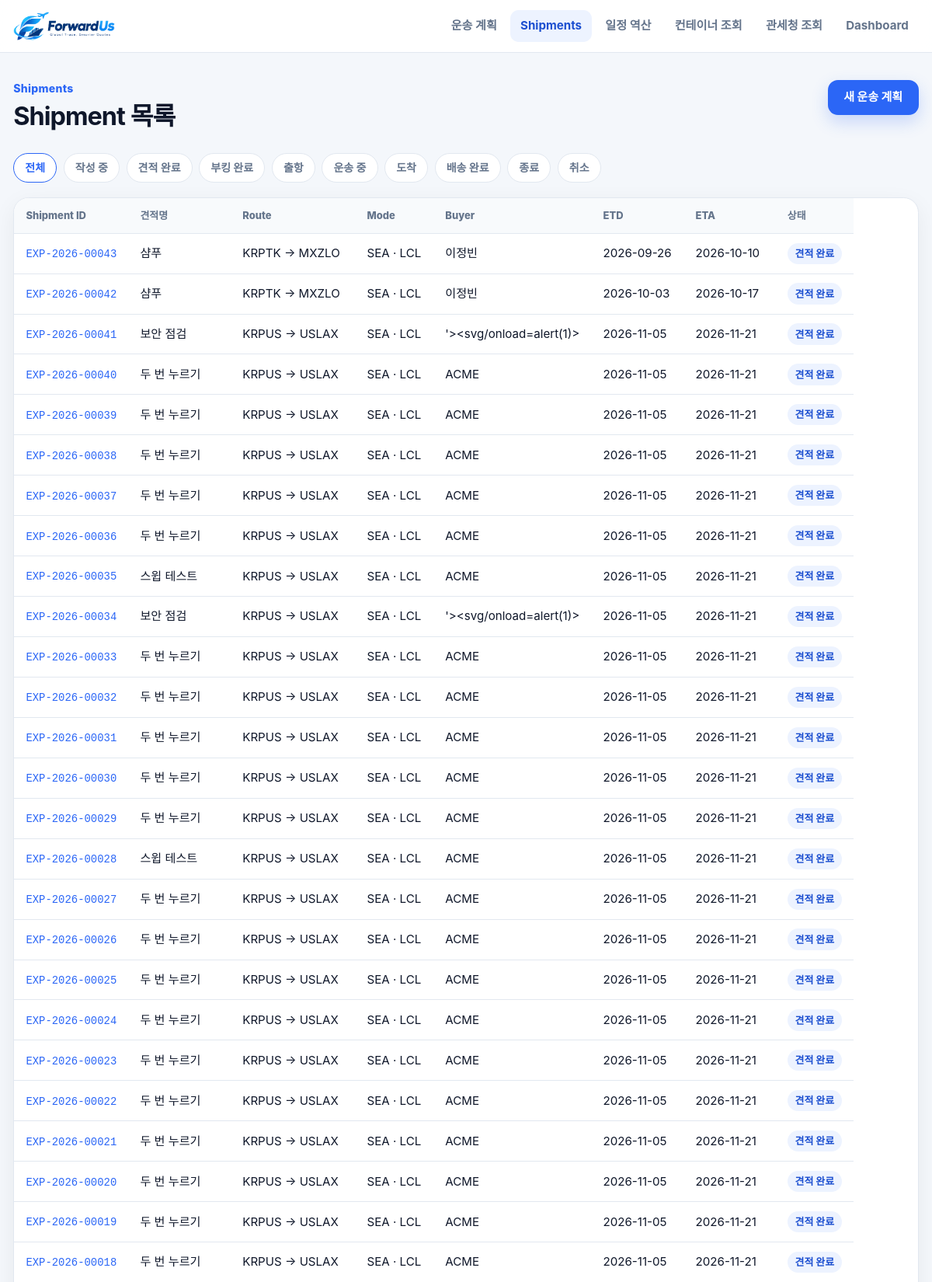
Screenshot of /shipments (upper part) with the database file from the repository.
### forwardus/app/models/shipment.py (models this page shows, shortened)
class Shipment(db.Model):
    __tablename__ = "shipments"
    id = db.Column(db.Integer, primary_key=True)
    shipment_id = db.Column(db.String(20), nullable=False, unique=True, index=True)
    project_name = db.Column(db.String(200), nullable=False)
    user_id = db.Column(db.Integer, nullable=True)
    buyer_id = db.Column(db.Integer, db.ForeignKey("buyers.id"), nullable=True)
    trade_type = db.Column(db.String(10), nullable=False, default="export")
    transport_mode = db.Column(db.String(10), nullable=False)  # SEA | AIR
    sea_mode = db.Column(db.String(10), nullable=True)  # FCL | LCL | None
    origin_code = db.Column(db.String(10), nullable=False)
    origin_name = db.Column(db.String(200), nullable=False, default="")
    destination_code = db.Column(db.String(10), nullable=False)
    destination_name = db.Column(db.String(200), nullable=False, default="")
    destination_country = db.Column(db.String(100), nullable=False, default="")
    requested_departure_date = db.Column(db.Date, nullable=True)
    cargo_ready_date = db.Column(db.Date, nullable=True)
    etd = db.Column(db.Date, nullable=True)
    eta = db.Column(db.Date, nullable=True)
    planned_eta = db.Column(db.Date, nullable=True)
    buyer_required_date = db.Column(db.Date, nullable=True)
    incoterms = db.Column(db.String(3), nullable=False)
    currency = db.Column(db.String(3), nullable=False, default="USD")
    invoice_value = db.Column(db.Float, nullable=False)
    exporter_name = db.Column(db.String(200), nullable=False, default="")
    exporter_address = db.Column(db.String(500), nullable=False, default="")
    notify_party = db.Column(db.String(300), nullable=False, default="SAME AS CONSIGNEE")
    exporter_business_no = db.Column(db.String(20), nullable=False, default="")
    customs_trade_kind = db.Column(db.String(4), nullable=False, default="11")
    customs_payment_method = db.Column(db.String(4), nullable=False, default="TT")
    country_of_origin = db.Column(db.String(60), nullable=False, default="KR · 대한민국")
    bl_no = db.Column(db.String(30), nullable=False, default="")
    export_declaration_no = db.Column(db.String(20), nullable=False, default="")
    cargo_no = db.Column(db.String(20), nullable=False, default="")
    carrier = db.Column(db.String(100), nullable=True)
    vessel_or_flight = db.Column(db.String(100), nullable=True)
    transit_days = db.Column(db.Integer, nullable=True)
    is_direct = db.Column(db.Boolean, nullable=True)
    freight_usd = db.Column(db.Float, nullable=True)
    schedule_source = db.Column(db.String(20), nullable=True)
    status = db.Column(db.String(20), nullable=False, default="draft")
    created_at = db.Column(db.DateTime, nullable=False, default=utc_now)
    updated_at = db.Column(db.DateTime, nullable=False, default=utc_now, onupdate=utc_now)
    buyer = db.relationship("Buyer", back_populates="shipments")
    cargos = db.relationship("Cargo", back_populates="shipment", cascade="all, delete-orphan",
                             order_by="Cargo.line_no")
    documents = db.relationship("TradeDocument", back_populates="shipment", cascade="all, delete-orphan")
    requirement_documents = db.relationship(
        "RequirementDocument", back_populates="shipment", cascade="all, delete-orphan",
        order_by="RequirementDocument.uploaded_at")
    tracking_events = db.relationship(
        "TrackingEvent",
        back_populates="shipment",
        cascade="all, delete-orphan",
        order_by="TrackingEvent.event_time",
    )
    costs = db.relationship("ShipmentCost", back_populates="shipment", cascade="all, delete-orphan")
    payments = db.relationship(
        "Payment", back_populates="shipment", cascade="all, delete-orphan", order_by="Payment.due_date"
    )
    @property
    def status_label(self) -> str:
        return STATUS_LABELS.get(self.status, self.status)
    @property
    def mode_label(self) -> str:
        if self.transport_mode == "AIR":
            return "AIR"
        return f"SEA · {self.sea_mode}" if self.sea_mode else "SEA"
    @property
    def delay_days(self) -> int:
        if self.eta and self.planned_eta:
            return (self.eta - self.planned_eta).days
        return 0

### forwardus/app/models/buyer.py (models this page shows, shortened)
class Buyer(db.Model):
    __tablename__ = "buyers"
    id = db.Column(db.Integer, primary_key=True)
    name = db.Column(db.String(200), nullable=False)
    country = db.Column(db.String(100), nullable=False, default="")
    address = db.Column(db.String(500), nullable=False, default="")
    contact_email = db.Column(db.String(200), nullable=False, default="")
    created_at = db.Column(db.DateTime, nullable=False, default=utc_now)
    shipments = db.relationship("Shipment", back_populates="buyer")

### forwardus/app/routes/shipment.py (the view)
@shipment_bp.get("")
def index():
    status = request.args.get("status") or None
    if status not in SHIPMENT_STATUSES:
        status = None
    return render_template(
        "shipment/list.html",
        shipments=shipment_service.list_shipments(status),
        status=status,
        statuses=STATUS_LABELS,
    )

### forwardus/app/collectors/ai_client.py (called while the page is built)
def available() -> bool:
    return bool(get_config("AI_API_KEY", ""))

### forwardus/app/collectors/base_client.py (called while the page is built)
def get_config(key: str, default: Any = None) -> Any:
    if has_app_context():
        return current_app.config.get(key, default)
    return getattr(Config, key, default)

### forwardus/app/repositories/shipment_repository.py (called while the page is built)
def list_shipments(status: str | None = None) -> list[Shipment]:
    query = Shipment.query
    if status:
        query = query.filter_by(status=status)
    return query.order_by(Shipment.created_at.desc()).all()

### forwardus/app/services/shipment_service.py (called while the page is built)
def list_shipments(status: str | None = None):
    return shipment_repository.list_shipments(status or None)

### forwardus/app/services/support_chat_service.py (called while the page is built)
def available() -> bool:
    return ai_client.available()

def intro() -> dict:
    return {
        "greeting": GREETING,
        "suggestions": list(SUGGESTIONS),
        "available": available(),
        "offline_note": ("AI 상담 키(AI_API_KEY)가 없어 지금은 답변할 수 없습니다. "
                         ".env에 키를 넣으면 바로 동작합니다."),
        "lookup_links": [
            {"label": link["label"], "url": link["url"]}
            for link in export_requirements.LOOKUP_LINKS.values()
        ][:3],
    }

### forwardus/app/templates/shipment/list.html (shortened to what this page needs)
{% extends "base.html" %}
{% from "_macros.html" import status_badge %}
{% block content %}
  <div class="page_head">
    <div>
      <p class="eyebrow">Shipments</p>
      <h1>Shipment 목록</h1>
    </div>
    <a class="button primary" href="{{ url_for('planning.new') }}">새 운송 계획</a>
  </div>
  <nav class="chip_row" aria-label="상태 필터">
    <a class="chip {{ 'active' if not status }}" href="{{ url_for('shipment.index') }}">전체</a>
    {% for key, label in statuses.items() %}
      <a class="chip {{ 'active' if status == key }}" href="{{ url_for('shipment.index', status=key) }}">{{ label }}</a>
    {% endfor %}
  </nav>
  {% if shipments %}
    <div class="card table_card">
      <table class="table">
        <thead>
          <tr><th>Shipment ID</th><th>견적명</th><th>Route</th><th>Mode</th><th>Buyer</th><th>ETD</th><th>ETA</th><th>상태</th></tr>
        </thead>
        <tbody>
          {% for s in shipments %}
            <tr>
              <td><a class="mono" href="{{ url_for('shipment.detail', shipment_id=s.shipment_id) }}">{{ s.shipment_id }}</a></td>
              <td>{{ s.project_name }}</td>
              <td>{{ s.origin_code }} → {{ s.destination_code }}</td>
              <td>{{ s.mode_label }}</td>
              <td>{{ s.buyer.name if s.buyer else '-' }}</td>
              <td>{{ s.etd|d }}</td>
              <td>{{ s.eta|d }}{% if s.delay_days > 0 %} <span class="badge warn">+{{ s.delay_days }}일</span>{% endif %}</td>
              <td>{{ status_badge(s.status, s.status_label) }}</td>
            </tr>
          {% endfor %}
        </tbody>
      </table>
    </div>
  {% else %}
    <section class="card empty_state">
      <h2>Shipment가 없습니다</h2>
      <p class="muted">운송 계획에서 스케줄을 선택하면 Shipment가 생성됩니다.</p>
      <a class="button primary" href="{{ url_for('planning.new') }}">새 운송 계획 시작</a>
    </section>
  {% endif %}
{% endblock %}

### forwardus/app/templates/_macros.html (shortened to what this page needs)
{% macro status_badge(status, label) -%}
  <span class="badge status_{{ status }}">{{ label or status }}</span>
{%- endmacro %}

### forwardus/app/static/css/base.css (style rules this page uses)
:root { --blue: #2b66f6; --blue_dark: #1c4fd0; --blue_soft: #edf3ff; --navy: #0b1530; --ink: #0f172a; --muted: #64748b; --line: #e2e8f0; --surface: #f4f7fb; --white: #fff; --green: #0a9f78; --green_soft: #e6f7f1; --amber: #b86e00; --amber_soft: #fff5e1; --red: #d93b3b; --red_soft: #fdecec; --radius: 18px; --shadow: 0 8px 28px rgba(15, 23, 42, .06); }
* { box-sizing: border-box; }
html { scroll-behavior: smooth; }
:root { --ui_scale: 1.15; }
@media (max-width: 1280px) { :root { --ui_scale: 1.08; } }
body { margin: 0; min-width: 320px; background: var(--surface); color: var(--ink); font-family: Pretendard, "Noto Sans KR", -apple-system, BlinkMacSystemFont, "Segoe UI", sans-serif; font-size: 15px; line-height: 1.6; -webkit-font-smoothing: antialiased; zoom: var(--ui_scale); }
a { color: var(--blue); text-decoration: none; }
h1, h2, h3 { letter-spacing: -.03em; line-height: 1.3; }
h1 { font-size: clamp(24px, 3vw, 30px); margin: 4px 0; }
p { margin: 0 0 10px; }
.mono { font-family: ui-monospace, SFMono-Regular, Menlo, Consolas, monospace; font-size: .92em; }
.eyebrow { margin: 0; color: var(--blue); font-size: 13px; font-weight: 800; letter-spacing: .02em; }
.card { background: #fff; border: 1px solid var(--line); border-radius: var(--radius); padding: 24px; box-shadow: var(--shadow); margin-bottom: 20px; min-width: 0; }
.page_head { display: flex; align-items: flex-start; justify-content: space-between; gap: 16px; margin-bottom: 20px; flex-wrap: wrap; }
.button { display: inline-flex; align-items: center; justify-content: center; gap: 6px; min-height: 42px; padding: 0 18px; border-radius: 12px; border: 1px solid transparent; font-weight: 800; font-size: 14px; transition: .15s ease; white-space: nowrap; }
.button.primary { background: var(--blue); color: #fff; box-shadow: 0 8px 20px rgba(43,102,246,.22); }
.badge { display: inline-flex; align-items: center; gap: 4px; padding: 3px 9px; border-radius: 999px; font-size: 12px; font-weight: 800; white-space: nowrap; background: #f1f5f9; color: #475569; }
.badge.status_quoted { background: var(--blue_soft); color: var(--blue_dark); }
.chip_row { display: flex; flex-wrap: wrap; gap: 8px; margin-bottom: 18px; }
.chip { padding: 6px 13px; border-radius: 999px; border: 1px solid var(--line); background: #fff; color: var(--muted); font-weight: 700; font-size: 13px; }
.chip.active, .chip:hover { border-color: var(--blue); color: var(--blue); text-decoration: none; }
.table_card { padding: 0; overflow-x: auto; }
.table { width: 100%; border-collapse: collapse; font-size: 14px; }
.table th, .table td { padding: 11px 14px; border-bottom: 1px solid var(--line); text-align: left; vertical-align: middle; }
.table th { color: var(--muted); font-size: 12px; font-weight: 800; background: #f8fafc; }
.card > .table { display: block; overflow-x: auto; }

### rows the page displays
Shipment: shipment_id "EXP-2026-00043", project_name "샴푸", origin_code "KRPTK", destination_code "MXZLO", mode_label "SEA · LCL", buyer "이정빈", etd|d "2026-09-26", eta|d "2026-10-10", label "견적 완료"
Shipment: shipment_id "EXP-2026-00042", project_name "샴푸", origin_code "KRPTK", destination_code "MXZLO", mode_label "SEA · LCL", buyer "이정빈", etd|d "2026-10-03", eta|d "2026-10-17", label "견적 완료"
Shipment: shipment_id "EXP-2026-00041", project_name "보안 점검", origin_code "KRPUS", destination_code "USLAX", mode_label "SEA · LCL", buyer "'><svg/onload=alert(1)>", etd|d "2026-11-05", eta|d "2026-11-21", label "견적 완료"
Shipment: shipment_id "EXP-2026-00040", project_name "두 번 누르기", origin_code "KRPUS", destination_code "USLAX", mode_label "SEA · LCL", buyer "ACME", etd|d "2026-11-05", eta|d "2026-11-21", label "견적 완료"
Shipment: shipment_id "EXP-2026-00039", project_name "두 번 누르기", origin_code "KRPUS", destination_code "USLAX", mode_label "SEA · LCL", buyer "ACME", etd|d "2026-11-05", eta|d "2026-11-21", label "견적 완료"
Shipment: shipment_id "EXP-2026-00038", project_name "두 번 누르기", origin_code "KRPUS", destination_code "USLAX", mode_label "SEA · LCL", buyer "ACME", etd|d "2026-11-05", eta|d "2026-11-21", label "견적 완료"
Shipment: shipment_id "EXP-2026-00037", project_name "두 번 누르기", origin_code "KRPUS", destination_code "USLAX", mode_label "SEA · LCL", buyer "ACME", etd|d "2026-11-05", eta|d "2026-11-21", label "견적 완료"
Shipment: shipment_id "EXP-2026-00036", project_name "두 번 누르기", origin_code "KRPUS", destination_code "USLAX", mode_label "SEA · LCL", buyer "ACME", etd|d "2026-11-05", eta|d "2026-11-21", label "견적 완료"
Shipment: shipment_id "EXP-2026-00035", project_name "스윕 테스트", origin_code "KRPUS", destination_code "USLAX", mode_label "SEA · LCL", buyer "ACME", etd|d "2026-11-05", eta|d "2026-11-21", label "견적 완료"
Shipment: shipment_id "EXP-2026-00034", project_name "보안 점검", origin_code "KRPUS", destination_code "USLAX", mode_label "SEA · LCL", buyer "'><svg/onload=alert(1)>", etd|d "2026-11-05", eta|d "2026-11-21", label "견적 완료"
Shipment: shipment_id "EXP-2026-00033", project_name "두 번 누르기", origin_code "KRPUS", destination_code "USLAX", mode_label "SEA · LCL", buyer "ACME", etd|d "2026-11-05", eta|d "2026-11-21", label "견적 완료"
Shipment: shipment_id "EXP-2026-00032", project_name "두 번 누르기", origin_code "KRPUS", destination_code "USLAX", mode_label "SEA · LCL", buyer "ACME", etd|d "2026-11-05", eta|d "2026-11-21", label "견적 완료"
Shipment: shipment_id "EXP-2026-00031", project_name "두 번 누르기", origin_code "KRPUS", destination_code "USLAX", mode_label "SEA · LCL", buyer "ACME", etd|d "2026-11-05", eta|d "2026-11-21", label "견적 완료"
Shipment: shipment_id "EXP-2026-00030", project_name "두 번 누르기", origin_code "KRPUS", destination_code "USLAX", mode_label "SEA · LCL", buyer "ACME", etd|d "2026-11-05", eta|d "2026-11-21", label "견적 완료"
Shipment: shipment_id "EXP-2026-00029", project_name "두 번 누르기", origin_code "KRPUS", destination_code "USLAX", mode_label "SEA · LCL", buyer "ACME", etd|d "2026-11-05", eta|d "2026-11-21", label "견적 완료"
Shipment: shipment_id "EXP-2026-00028", project_name "스윕 테스트", origin_code "KRPUS", destination_code "USLAX", mode_label "SEA · LCL", buyer "ACME", etd|d "2026-11-05", eta|d "2026-11-21", label "견적 완료"
Shipment: shipment_id "EXP-2026-00027", project_name "두 번 누르기", origin_code "KRPUS", destination_code "USLAX", mode_label "SEA · LCL", buyer "ACME", etd|d "2026-11-05", eta|d "2026-11-21", label "견적 완료"
Shipment: shipment_id "EXP-2026-00026", project_name "두 번 누르기", origin_code "KRPUS", destination_code "USLAX", mode_label "SEA · LCL", buyer "ACME", etd|d "2026-11-05", eta|d "2026-11-21", label "견적 완료"
Shipment: shipment_id "EXP-2026-00025", project_name "두 번 누르기", origin_code "KRPUS", destination_code "USLAX", mode_label "SEA · LCL", buyer "ACME", etd|d "2026-11-05", eta|d "2026-11-21", label "견적 완료"
Shipment: shipment_id "EXP-2026-00024", project_name "두 번 누르기", origin_code "KRPUS", destination_code "USLAX", mode_label "SEA · LCL", buyer "ACME", etd|d "2026-11-05", eta|d "2026-11-21", label "견적 완료"
Shipment: shipment_id "EXP-2026-00023", project_name "두 번 누르기", origin_code "KRPUS", destination_code "USLAX", mode_label "SEA · LCL", buyer "ACME", etd|d "2026-11-05", eta|d "2026-11-21", label "견적 완료"
Shipment: shipment_id "EXP-2026-00022", project_name "두 번 누르기", origin_code "KRPUS", destination_code "USLAX", mode_label "SEA · LCL", buyer "ACME", etd|d "2026-11-05", eta|d "2026-11-21", label "견적 완료"
Shipment: shipment_id "EXP-2026-00021", project_name "두 번 누르기", origin_code "KRPUS", destination_code "USLAX", mode_label "SEA · LCL", buyer "ACME", etd|d "2026-11-05", eta|d "2026-11-21", label "견적 완료"
Shipment: shipment_id "EXP-2026-00020", project_name "두 번 누르기", origin_code "KRPUS", destination_code "USLAX", mode_label "SEA · LCL", buyer "ACME", etd|d "2026-11-05", eta|d "2026-11-21", label "견적 완료"
Shipment: shipment_id "EXP-2026-00019", project_name "두 번 누르기", origin_code "KRPUS", destination_code "USLAX", mode_label "SEA · LCL", buyer "ACME", etd|d "2026-11-05", eta|d "2026-11-21", label "견적 완료"
Shipment: shipment_id "EXP-2026-00018", project_name "두 번 누르기", origin_code "KRPUS", destination_code "USLAX", mode_label "SEA · LCL", buyer "ACME", etd|d "2026-11-05", eta|d "2026-11-21", label "견적 완료"

### other values shown
{{ label }} "작성 중" "견적 완료" "부킹 완료" "출항" "운송 중" "도착" "배송 완료" "종료" "취소"
